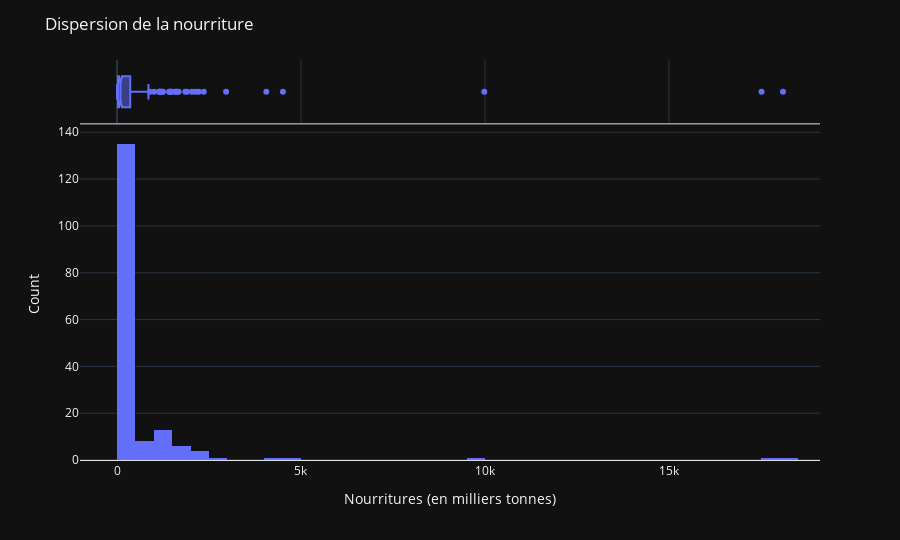

Notebook source saved alongside this figure:
### Markdown cell above
#### Nourriture

### Code cell
analyse_univarie(dispo_alim, 'Nourritures (en milliers tonnes)', 50, False, 'Dispersion de la nourriture', 'Nourritures (en milliers tonnes)')

### Figure 1 — Plotly figure (JSON) as saved in the notebook; plotly's stock layout.template omitted (floating-point values rounded to 4 significant figures; data arrays with more than 128 entries replaced by an {"elided": "..."} marker saying what was removed)
{"data": [{"alignmentgroup": "True", "bingroup": "x", "hovertemplate": "Nourritures (en milliers tonnes)=%{x}<br>count=%{y}<extra></extra>", "legendgroup": "", "marker": {"color": "#636efa", "pattern": {"shape": ""}}, "name": "", "nbinsx": 50, "offsetgroup": "", "orientation": "v", "showlegend": false, "type": "histogram", "x": {"elided": "172 int values"}, "xaxis": "x", "yaxis": "y"}, {"alignmentgroup": "True", "hovertemplate": "Nourritures (en milliers tonnes)=%{x}<extra></extra>", "legendgroup": "", "marker": {"color": "#636efa"}, "name": "", "notched": true, "offsetgroup": "", "showlegend": false, "type": "box", "x": {"elided": "172 int values"}, "xaxis": "x2", "yaxis": "y2"}], "layout": {"barmode": "relative", "height": 540, "legend": {"tracegroupgap": 0}, "margin": {"t": 60}, "title": {"text": "Dispersion de la nourriture"}, "xaxis": {"anchor": "y", "domain": [0, 1], "linecolor": "#E0E2E5", "linewidth": 1, "showline": true, "title": {"text": "Nourritures (en milliers tonnes)"}}, "xaxis2": {"anchor": "y2", "domain": [0, 1], "linecolor": "#E0E2E5", "linewidth": 1, "matches": "x", "showgrid": true, "showline": true, "showticklabels": false}, "yaxis": {"anchor": "x", "domain": [0, 0.8316], "title": {"text": "Count"}}, "yaxis2": {"anchor": "x2", "domain": [0.8416, 1], "matches": "y2", "showgrid": false, "showline": false, "showticklabels": false, "ticks": ""}}}
